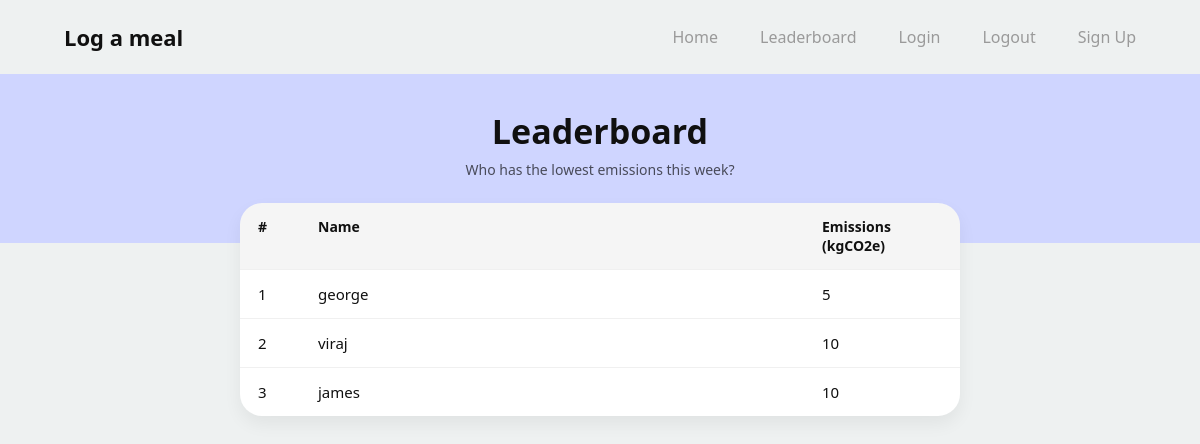
Page /leaderboard (signed in) on the committed database.
### app/models.py (models this page shows, shortened)
class User(db.Model,UserMixin):
    __tablename__ = 'users'
    id: so.Mapped[int] = so.mapped_column(primary_key=True)
    username: so.Mapped[str] = so.mapped_column(sa.String(63), index=True, unique=True)
    email: so.Mapped[str] = so.mapped_column(sa.String(119), index=True, unique=True)
    password_hash: so.Mapped[Optional[str]] = so.mapped_column(sa.String(255))
    weekly_score: so.Mapped[int] = so.mapped_column(sa.Integer, index=True, default=0)
    meals: so.Mapped[list['Meal']] = so.relationship(back_populates='user')

### app/routes.py (the view)
@app.route("/leaderboard")
@login_required
def leaderboard():
    users = db.session.query(User.username, User.weekly_score)\
        .order_by(User.weekly_score.asc())\
        .all()
    return render_template('LeaderboardPage.html', usernames=users)

### app/models.py (called while the page is built)
@login.user_loader
def load_user(id):
    return db.session.get(User, int(id))

### app/templates/LeaderboardPage.html (shortened to what this page needs)
{% extends "base.html" %}
{% block styles %}
<link rel="stylesheet" href="{{ url_for('static', filename='css/log_meal.css') }}">
{% endblock %}
{% block content %}
<div class="dash">
  <div class="dash-hero">
    <h1 class="dash-title">Leaderboard</h1>
    <p class="dash-subtitle">Who has the lowest emissions this week?</p>
  </div>
  <div class="leaderboard">
    <div class="leaderboard-head">
      <div>#</div>
      <div>Name</div>
      <div>Emissions (kgCO2e)</div>
    </div>
    {% for username, score in usernames %}
    <div class="leaderboard-row">
      <div>{{ loop.index }}</div>
      <div>{{ username }}</div>
      <div>{{ score|round(2) }}</div>
    </div>
    {% endfor %}
  </div>
</div>
{% endblock %}

### app/templates/base.html (shortened to what this page needs)
<!DOCTYPE html>
<html lang="en">
<header class="nav">
    <div class="nav-inner">
        <div class="nav-brand">
            <a href="{{ url_for('log_meal') }}">Log a meal</a>
        </div>
        <nav class="nav-links">
            <a href="{{ url_for('index') }}">Home</a>
            <a href="{{url_for('leaderboard') }}">Leaderboard</a>
            <a href="{{url_for('login')}}">Login</a>
            <a href="{{url_for('logout')}}">Logout</a>
            <a href="{{url_for('signup')}}" class="signup-btn">
                Sign Up
            </a>
        </nav>
    </div>
</header>
<head>
    <link rel="stylesheet" href="{{ url_for('static', filename='css/style.css') }}">
    {% block styles %}{% endblock %}
</head>
<body>
{% block content %}
{% endblock %}
</body>
</html>

### app/static/css/style.css (style rules this page uses)
*, *::before, *::after { box-sizing: border-box; }
:root { --bg: #ffffff; --text: #111111; --muted: #7a7a7a; --nav-muted: #9a9a9a; --pill-bg: #cdd3ff; --pill-text: #111111; --container: 1120px; --radius-lg: 48px; --placeholder: #d9d9d9; }
body { margin: 0; font-family: system-ui, -apple-system, Segoe UI, Roboto, Helvetica, Arial, sans-serif; background: var(--bg); color: var(--text); }
.nav { width: 100%; background: transparent; box-shadow: none; position: static; }
.nav-inner { max-width: var(--container); margin: 0 auto; padding: 22px 24px; display: flex; align-items: center; justify-content: space-between; }
.nav-brand a { text-decoration: none; color: var(--text); font-weight: 700; font-size: 22px; }
.nav-links { list-style: none; display: flex; align-items: center; gap: 42px; margin: 0; padding: 0; }
.nav-links a { text-decoration: none; color: var(--nav-muted); font-weight: 500; font-size: 16px; }

### app/static/css/log_meal.css (style rules this page uses)
*, *::before, *::after { box-sizing: border-box; }
:root { --lavender: #cfd5ff; --page-bg: #eef1f1; --card: #ffffff; --text: #101010; --muted: #3c3c3c; --shadow: 0 8px 18px rgba(0,0,0,0.06); }
body { margin: 0; font-family: system-ui, -apple-system, Segoe UI, Roboto, Helvetica, Arial, sans-serif; background: var(--page-bg); color: var(--text); }
.dash { min-height: 100vh; }
.dash-hero { background: var(--lavender); padding: 34px 18px 64px; text-align: center; }
.dash-title { margin: 0; font-size: 34px; font-weight: 800; }
.dash-subtitle { margin: 6px 0 0; font-size: 14px; color: rgba(0,0,0,0.65); }
.leaderboard { max-width: 720px; margin: -40px auto 40px; background: var(--card); border-radius: 22px; box-shadow: var(--shadow); overflow: hidden; }
.leaderboard-head { display: grid; grid-template-columns: 60px 1fr 120px; padding: 14px 18px; font-weight: 800; font-size: 14px; background: rgba(0,0,0,0.04); }
.leaderboard-row { display: grid; grid-template-columns: 60px 1fr 120px; padding: 14px 18px; border-top: 1px solid rgba(0,0,0,0.06); align-items: center; font-size: 15px; }

### rows in the picture
User: username "george", weekly_score "5"
User: username "viraj", weekly_score "10"
User: username "james", weekly_score "10"
